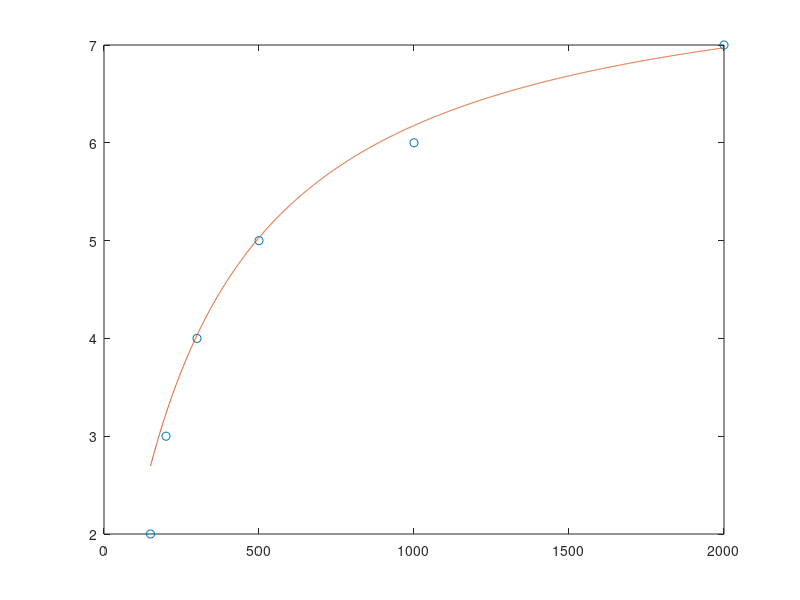

Write MATLAB code to recreate this figure.
clear

x = [ 150; 200; 300; 500; 1000; 2000 ];
y = ([ 1/2; 1/3; 1/4; 1/5; 1/6; 1/7] - 1/8).^(-1);
U_f = [2, 3, 4, 5, 6, 7]';

B = x' * x;
C =  x' * y;

d = B \ C; 

coeff1 = 1/d(1); 


xmq = min(x):1:max(x);

U = (1/8 + coeff1*(xmq.^(-1))).^(-1);

plot(x, U_f, 'o', xmq,U,'-');